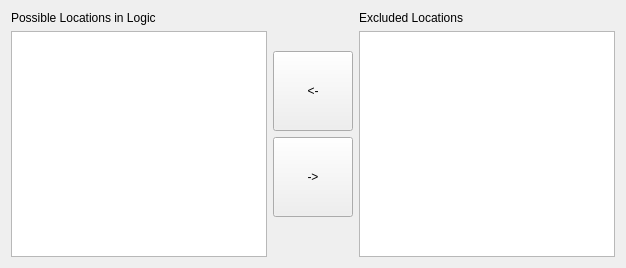
          <widget class="QWidget" name="tab_excluded_locations">
           <attribute name="title">
            <string>Excluded Locations</string>
           </attribute>
           <layout class="QHBoxLayout" name="horizontalLayout_13">
            <item>
             <layout class="QVBoxLayout" name="verticalLayout_8">
              <item>
               <widget class="QLabel" name="label_for_included_locations">
                <property name="text">
                 <string>Possible Locations in Logic</string>
                </property>
               </widget>
              </item>
              <item>
               <widget class="QListView" name="included_locations">
                <property name="editTriggers">
                 <set>QAbstractItemView::NoEditTriggers</set>
                </property>
                <property name="selectionMode">
                 <enum>QAbstractItemView::ExtendedSelection</enum>
                </property>
               </widget>
              </item>
             </layout>
            </item>
            <item>
             <layout class="QVBoxLayout" name="verticalLayout_9">
              <item>
               <spacer name="verticalSpacer_3">
                <property name="orientation">
                 <enum>Qt::Vertical</enum>
                </property>
                <property name="sizeHint" stdset="0">
                 <size>
                  <width>20</width>
                  <height>40</height>
                 </size>
                </property>
               </spacer>
              </item>
              <item>
               <widget class="QPushButton" name="include_location">
                <property name="minimumSize">
                 <size>
                  <width>0</width>
                  <height>80</height>
                 </size>
                </property>
                <property name="text">
                 <string>&lt;-</string>
                </property>
               </widget>
              </item>
              <item>
               <widget class="QPushButton" name="exclude_location">
                <property name="minimumSize">
                 <size>
                  <width>0</width>
                  <height>80</height>
                 </size>
                </property>
                <property name="text">
                 <string>-&gt;</string>
                </property>
               </widget>
              </item>
              <item>
               <spacer name="verticalSpacer_4">
                <property name="orientation">
                 <enum>Qt::Vertical</enum>
                </property>
                <property name="sizeHint" stdset="0">
                 <size>
                  <width>20</width>
                  <height>40</height>
                 </size>
                </property>
               </spacer>
              </item>
             </layout>
            </item>
            <item>
             <layout class="QVBoxLayout" name="verticalLayout_10">
              <item>
               <widget class="QLabel" name="label_for_excluded_locations">
                <property name="text">
                 <string>Excluded Locations</string>
                </property>
               </widget>
              </item>
              <item>
               <widget class="QListView" name="excluded_locations">
                <property name="editTriggers">
                 <set>QAbstractItemView::NoEditTriggers</set>
                </property>
                <property name="selectionMode">
                 <enum>QAbstractItemView::ExtendedSelection</enum>
                </property>
               </widget>
              </item>
             </layout>
            </item>
           </layout>
          </widget>
